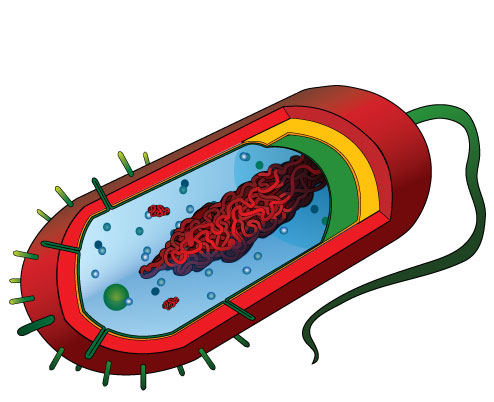
#> input picture common/figures/Average_prokaryote_cell.jpg, 494 x 402 px
$ jupyter execute --allow-errors 04-BasicSegmentation.ipynb   (shell and % lines are left out)
#> lines starting #> are read from the running program, lines starting #| are printed output that depends on the picture; after the words box and inside, x2 and y2 are one past the last pixel; in counts of white or black regions, pixels touching at a corner belong together
# ETHZ: 227-0966-00L
# Quantitative Big Imaging
# March 12, 2020

## Basic Segmentation and Discrete Binary Structures
### Part 1

### Anders Kaestner

# Lesson Outline
- Motivation
- Qualitative Approaches
- Thresholding
 - Other types of images
 - Selecting a good threshold
- Implementation
- Morphology
- Contouring / Mask Creation

### Applications

<table>
    <tr>
        <td>

- Simple two-phase materials (bone, cells, etc)
  - Beyond 1 channel of depth
- Multiple phase materials
- Filling holes in materials
- Segmenting Fossils
- Attempting to segment the cortex in brain imaging

</td>
<td>
<figure>


        <figcaption>The cortex in brain imaging</figcaption>
</figure>
</td></tr></table>

# Literature / Useful References

- John C. Russ, “The Image Processing Handbook”,(Boca Raton, CRC Press)
 - Available [online](http://dx.doi.org/10.1201/9780203881095) within domain ethz.ch (or proxy.ethz.ch / public VPN)

### Models / ROC Curves

- [Julia Evans - Recalling with Precision](https://www.youtube.com/watch?v=ryZL4XNUmwo)
- [Stripe's Next Top Model](https://github.com/stripe/topmodel)

# Motivation:  Why do we do imaging experiments?

## Exploratory
 - To visually, qualitatively examine samples and differences between them
 - No prior knowledge or expectations

## To test a hypothesis
Quantitative assessment coupled with statistical analysis
 - Does temperature affect bubble size?
 - Is this gene important for cell shape and thus mechanosensation in bone?
 - Does higher canal volume make bones weaker?
 - Does the granule shape affect battery life expectancy?

## What we are looking at?


## What we get from the imaging modality

[cell 1]
from skimage.io import imread
from skimage.color import rgb2gray
import matplotlib.pyplot as plt
dkimg = imread("../common/figures/Average_prokaryote_cell.jpg")
#> dkimg is the input picture: shape (402, 494, 3); mean R, G, B 204, 187.1, 185.6
plt.matshow(rgb2gray(dkimg), cmap = 'bone')

# To test a hypothesis

We perform an experiment bone to see how big the cells are inside the tissue:


$$\downarrow$$


### <center>2560 x 2560 x 2160 x 32 bit = 56GB / sample</center>

<center>Filtering and Preprocessing!  </center>

$$\downarrow$$

### <center>20h of computer time later ...</center>

<center>Still 56GB of data, but less noisy</center>

<div class="alert alert-block alert-warning">
<center>

### Way too much data, we need to reduce

</center>
</div>

# What did we want in the first place?

### *Single numbers*:
* volume fraction,
* cell count,
* average cell stretch,
* cell volume variability

# Why do we perform segmentation?

- In model-based analysis every step we peform, simple or complicated is related to an underlying model of the system we are dealing with
- [_Occam's Razor_](http://en.wikipedia.org/wiki/Occams_Razor) is very important here : The simplest solution is usually the right one
 - Bayesian, neural networks optimized using genetic algorithms with Fuzzy logic has a much larger parameter space to explore, establish sensitivity in, and must perform much better and be tested much more thoroughly than thresholding to be justified.
 - We will cover some of these techniques in the next 2 lectures since they can be very powerful particularly with unknown data

# Review: Filtering and Image Enhancement (last week)

This was a noise process which was added to otherwise clean imaging data

<center></center>

$$ I_{measured}(x,y) = I_{sample}(x,y) + \text{Noise}(x,y) $$

- What would the perfect filter be

$$ \textit{Filter} \ast I_{sample}(x,y) = I_{sample}(x,y) $$
 $$ \textit{Filter} \ast \text{Noise}(x,y) = 0 $$
 $$ \textit{Filter} \ast I_{measured}(x,y) = \textit{Filter} \ast I_{real}(x,y) + \textit{Filter}\ast \text{Noise}(x,y) \rightarrow \bf I_{sample}(x,y) $$

<div class="alert alert-block alert-success">

What __most filters__ end up doing
$$ \textit{Filter} \ast I_{measured}(x,y) = 90\%  I_{real}(x,y) + 10\% \text{Noise}(x,y) $$

</div>

<div class="alert alert-block alert-danger">

What __bad filters__ do
$$ \textit{Filter} \ast I_{measured}(x,y) = 10\% I_{real}(x,y) + 90\% \text{Noise}(x,y) $$

</div>

# Qualitative Metrics: What did people use to do?
- What comes out of our detector / enhancement process

[cell 2]
from skimage.io import imread
from skimage.color import rgb2gray
import matplotlib.pyplot as plt
dkimg = rgb2gray(imread("../common/figures/Average_prokaryote_cell.jpg"))
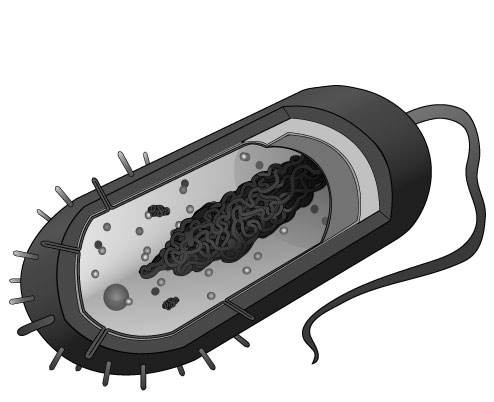
#> dkimg: shape (402, 494) float64; min 0, max 1, mean 0.747
fig, (ax_hist, ax_img) = plt.subplots(1, 2, figsize = (12,3))

ax_hist.hist(dkimg.ravel())
ax_hist.set_xlabel('Absorption Coefficient')
ax_hist.set_ylabel('Pixel Count')

m_show_obj = ax_img.matshow(dkimg, cmap = 'bone')
cb_obj = plt.colorbar(m_show_obj)
cb_obj.set_label('Absorption Coefficient')

### Identify objects by eye
 - Count, describe qualitatively: "many little cilia on surface", "long curly flaggelum", "elongated nuclear structure"

### Morphometrics
 - Trace the outline of the object (or sub-structures)
 - Can calculate the area by using equal-weight-paper
 - Employing the "[cut-and-weigh](http://ion.chem.usu.edu/~sbialkow/Classes/361/GC/GC.html)" method

# Segmentation Approaches

They match up well to the world view / perspective

## Segmentation approaches

<table>
<tr><th>
Model-Based
</th>
<th>
Machine Learning Approach
</th></tr>
<tr><td>
Experimentalist
</td>
<td>
Computer Vision / Deep Learning
</td></tr>
<tr><td valign="top">

Problem-driven
 - Top-down
 - _Reality_ Model-based

</td><td valign="top">
Results-driven
</td></tr>
</table>

# Model-based Analysis

- Many different imaging modalities <br/>( $\mu \textrm{CT}$ to MRI to Confocal to Light-field to AFM).
- Similarities in underlying equations
 - different coefficients, units, and mechanism

$$ I_{measured}(\vec{x}) = F_{system}(I_{stimulus}(\vec{x}),S_{sample}(\vec{x})) $$

# Direct Imaging (simple)

In many setups there is un-even illumination caused by incorrectly adjusted equipment and fluctations in power and setups

$$\begin{eqnarray}
F_{system}(a,b) &=& a*b \\
I_{stimulus} &=& \textrm{Beam}_{profile} \\
S_{system} &=&\alpha(\vec{x}) \\
\longrightarrow \alpha(\vec{x})&=&\frac{I_{measured}(\vec{x})}{\textrm{Beam}_{profile}(\vec{x})}
\end{eqnarray}$$

[cell 3]
from skimage.io import imread
from skimage.color import rgb2gray
import matplotlib.pyplot as plt
from skimage.morphology import disk
from scipy.ndimage import zoom
import numpy as np

cell_img = 1-rgb2gray(imread("../common/figures/Average_prokaryote_cell.jpg"))
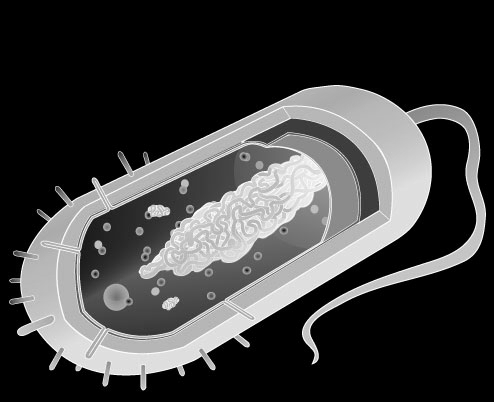
#> cell_img: shape (402, 494) float64; min 0, max 1, mean 0.253
s_beam_img = np.pad(disk(2)/1.0, [[1,1], [1,1]], mode = 'constant', constant_values = 0.2)
beam_img = zoom(s_beam_img,
                [cell_img.shape[0]/7.0, cell_img.shape[1]/7.0])

fig, (ax_beam, ax_img, ax_det) = plt.subplots(1, 3, figsize = (12,4))

ax_beam.imshow(beam_img,
               cmap = 'viridis')
ax_beam.set_title('Beam Profile')

ax_img.imshow(cell_img,
              cmap = 'viridis')
ax_img.set_title('Sample Profile')

ax_det.imshow(cell_img*beam_img,
              cmap = 'viridis')
ax_det.set_title('Detector');

[cell 4]
fig, (ax_prof) = plt.subplots(1, 1, figsize = (12,4))

ax_prof.plot(beam_img[beam_img.shape[0]//2], label = 'Beam Profile')
ax_prof.plot(cell_img[beam_img.shape[0]//2], label = 'Sample Image')
ax_prof.plot((cell_img*beam_img)[beam_img.shape[0]//2], label = 'Detector')
ax_prof.set_ylabel('Intensity')
ax_prof.set_xlabel('Pixel Position')
# make an interactive plot
import plotly.offline as py
import plotly.tools as tls
py.init_notebook_mode()
py.iplot(tls.mpl_to_plotly(fig))

## Inhomogeneous illumination
- Frequently there is a fall-off of the beam away from the center (as is the case of a Gaussian beam which frequently shows up for laser systems).

- This can make extracting detail away from the center

[cell 5]
fig, ax1 = plt.subplots(1,1, figsize = (8,8))
ax1.matshow(cell_img*beam_img,
              cmap = 'viridis');

# Absorption Imaging (X-ray, Ultrasound, Optical)

#### For absorption/attenuation imaging $\rightarrow$ [Beer-Lambert Law](http://en.wikipedia.org/wiki/Attenuation_coefficient)
 $$ I_{detector} = \underbrace{I_{source}}_{I_{stimulus}}\underbrace{\exp(-\alpha d)}_{S_{sample}} $$

Different components have a different $\alpha$ based on the strength of the interaction between the light and the chemical / nuclear structure of the material

$$\begin{eqnarray}
I_{sample}(x,y) &=& I_{source}\exp(-\alpha(x,y) d) \\
\\
\alpha &=& f(N,Z,\sigma,\cdots)
\end{eqnarray}$$

#### For segmentation this model is:
 - there are 2 (or more) distinct components that make up the image
 - these components are distinguishable by their values (or vectors, colors, tensors, ...)

[cell 6]
import matplotlib.pyplot as plt
import numpy as np
import pandas as pd

I_source = 1.0
d = 1.0
alpha_1 = np.random.normal(1, 0.25, size = 100)
alpha_2 = np.random.normal(2, 0.25, size = 100)
alpha_3 = np.random.normal(3, 0.5, size = 100)

abs_df = pd.DataFrame([dict(alpha = c_x, material = c_mat) for c_vec, c_mat in zip([alpha_1, alpha_2, alpha_3],
                       ['material 1', 'material 2', 'material 3']) for c_x in c_vec])
abs_df['I_detector'] = I_source*np.exp(-abs_df['alpha']*d)

fig, ((ax1, ax2), (ax3, ax4)) = plt.subplots(2,2, figsize = (12, 8))
for c_mat, c_df in abs_df.groupby('material'):
    ax1.scatter(x = c_df['alpha'],
                y = c_df['I_detector'],
                label = c_mat)
    ax3.hist(c_df['alpha'], alpha = 0.5, label = c_mat)
    ax2.hist(c_df['I_detector'],  alpha = 0.5, label = c_mat, orientation="horizontal")
ax1.set_xlabel('$\\alpha(x,y)$', fontsize = 15)
ax1.set_ylabel('$I_{detector}$', fontsize = 18)
ax1.legend()
ax2.legend()
ax3.legend(loc = 0)

ax4.axis('off');

# Example Mammography
Mammographic imaging is an area where model-based absorption imaging is problematic. Even if we assume a constant illumination (_rarely_ the case),

$$\begin{eqnarray}
I_{detector} &=& \underbrace{I_{source}}_{I_{stimulus}}\underbrace{\exp(-\alpha d)}_{S_{sample}} \\
&\downarrow& \\
I_{detector} &=& \exp(-\alpha(x,y) d(x,y)) \\
&\downarrow& \\
I_{detector} &=& \exp\left(-\int_{0}^{l}\alpha(x,y, z) dz\right)
\end{eqnarray}$$

Specifically the problem is related to the inability to separate the $\alpha$ and $d$ terms.

We model a basic breast volume as a half sphere with a constant absorption factor:
$$\alpha(x,y,z) = 1e-2$$

$\rightarrow$ The $\int$ then turns into a $\Sigma$ in discrete space
- Air
- Breast tissue

[cell 7]
import matplotlib.pyplot as plt
import numpy as np
from skimage.morphology import ball

breast_mask = ball(50)[:,50:]

# just for 3d rendering, don't worry about it
import plotly.offline as py
from plotly.figure_factory import create_trisurf
py.init_notebook_mode()
from skimage.measure import marching_cubes_lewiner
vertices, simplices, _, _ = marching_cubes_lewiner(breast_mask>0)
x,y,z = zip(*vertices)
fig = create_trisurf(x=x,
                        y=y,
                        z=z,
                        plot_edges=False,
                        simplices=simplices,
                        title="Breast Phantom")
py.iplot(fig)

[cell 8]
breast_alpha = 1e-2
breast_vol = breast_alpha*breast_mask
i_detector = np.exp(-np.sum(breast_vol,2))

fig, (ax_hist, ax_breast) = plt.subplots(1, 2, figsize = (20,8))

b_img_obj = ax_breast.imshow(i_detector, cmap = 'bone_r')
plt.colorbar(b_img_obj)

ax_hist.hist(i_detector.flatten())
ax_hist.set_xlabel('$I_{detector}$')
ax_hist.set_ylabel('Pixel Count');

If we know that $\alpha$ is constant we can reconstruct d from the image
$$ d = -\log(I_{detector})$$

[cell 9]
breast_thickness = -np.log(i_detector)/breast_alpha
fig, (ax_hist, ax_breast) = plt.subplots(1, 2, figsize = (12,5))

b_img_obj = ax_breast.imshow(breast_thickness, cmap = 'bone')
plt.colorbar(b_img_obj)

ax_hist.hist(breast_thickness.flatten())
ax_hist.set_xlabel('Breast Thickness ($d$) [Pixels]')
ax_hist.set_ylabel('Pixel Count');

[cell 10]
from mpl_toolkits.mplot3d import Axes3D
fig = plt.figure(figsize = (8, 4), dpi = 200)
#> (the rest of this cell did not finish here and is left out)

## What if $\alpha$ is not constant?
We run into problems when the $\alpha$ is no longer constant.

- For example if we place a dark lump in the center of the breast.

- It is __impossible__ to tell if the breast is _thicker_ or if the lump inside is _denser_.

For the lump below we can see on the individual slices of the sample that the lesion appears quite clearly and is very strangely shaped.

[cell 11]
breast_vol = breast_alpha*breast_mask
renorm_slice = np.sum(breast_mask[10:40, 0:25], 2)/np.sum(breast_mask[30, 10])
breast_vol[10:40, 0:25] /= np.stack([renorm_slice]*breast_vol.shape[2],-1)

from skimage.util import montage as montage2d
fig, ax1 = plt.subplots(1,1, figsize = (12, 12))
ax1.imshow(montage2d(breast_vol.swapaxes(0,2).swapaxes(1,2)[::3]),
           cmap = 'bone', vmin = breast_alpha*.8, vmax = breast_alpha*1.2)

When we make the projection and apply Beer's Law we see that it appears as a relatively constant region in the image

[cell 12]
i_detector = np.exp(-np.sum(breast_vol,2))

fig, (ax_hist, ax_breast) = plt.subplots(1, 2, figsize = (20,8))

b_img_obj = ax_breast.imshow(i_detector, cmap = 'bone_r')
plt.colorbar(b_img_obj)

ax_hist.hist(i_detector.flatten())
ax_hist.set_xlabel('$I_{detector}$')
ax_hist.set_ylabel('Pixel Count');

## It appears as a flat constant region in the thickness reconstruction.

So we fundamentally from this single image cannot answer:
- is the breast oddly shaped?
- or does it have an possible tumor inside of it?

[cell 13]
breast_thickness = -np.log(i_detector)/1e-2
fig, (ax_hist, ax_breast) = plt.subplots(1, 2, figsize = (12,5))

b_img_obj = ax_breast.imshow(breast_thickness, cmap = 'bone')
plt.colorbar(b_img_obj)

ax_hist.hist(breast_thickness.flatten())
ax_hist.set_xlabel('Breast Thickness ($d$)\nIn Pixels')
ax_hist.set_ylabel('Pixel Count');
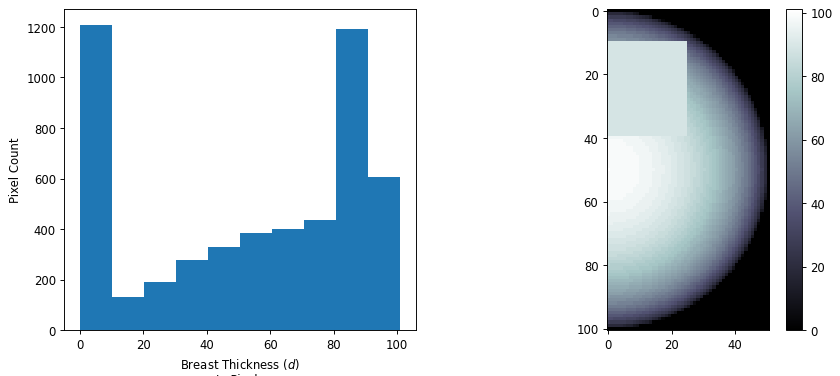
#> figure drawn by matplotlib, 3 panels; panel 1: tallest bar 1209 high, from x = -8.88e-16 to 10.1

[cell 14]
from mpl_toolkits.mplot3d import Axes3D
fig = plt.figure(figsize = (8, 4), dpi = 200)
#> (the rest of this cell did not finish here and is left out)

# Where does segmentation get us?

We convert a decimal value or something even more complicated like
- 3 values for RGB images,
- a spectrum for hyperspectral imaging,
- or a vector / tensor in a mechanical stress field

To a single, discrete value:
- usually true or false,
- but for images with phases it would be each phase, e.g. bone, air, cellular tissue.

__2560 x 2560 x 2160 x 32 bit = 56GB / sample__ $\rightarrow$ 2560 x 2560 x 2160 x **1 bit** = 1.75GB / sample

# Basic segmentation: Applying a threshold to an image
Start out with a simple image of a cross with added noise
$$ I(x,y) = f(x,y) $$

[cell 15]
import matplotlib.pyplot as plt
import numpy as np
import pandas as pd

nx = 5
ny = 5
xx, yy = np.meshgrid(np.arange(-nx, nx+1)/nx*2*np.pi,
                      np.arange(-ny, ny+1)/ny*2*np.pi)
cross_im = 1.5*np.abs(np.cos(xx*yy))/(np.abs(xx*yy)+(3*np.pi/nx))+np.random.uniform(-0.25, 0.25, size = xx.shape)
plt.matshow(cross_im, cmap = 'hot')
plt.colorbar()
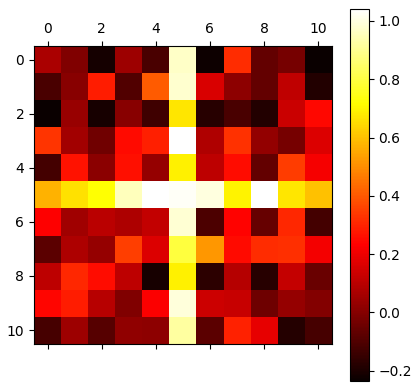
#> figure drawn by matplotlib, 2 panels

The intensity can be described with a probability density function
$$ P_f(x,y) $$

[cell 16]
fig, ax1 = plt.subplots(1,1)
ax1.hist(cross_im.ravel(), 20)
ax1.set_title('$P_f(x,y)$')
ax1.set_xlabel('Intensity')
ax1.set_ylabel('Pixel Count');
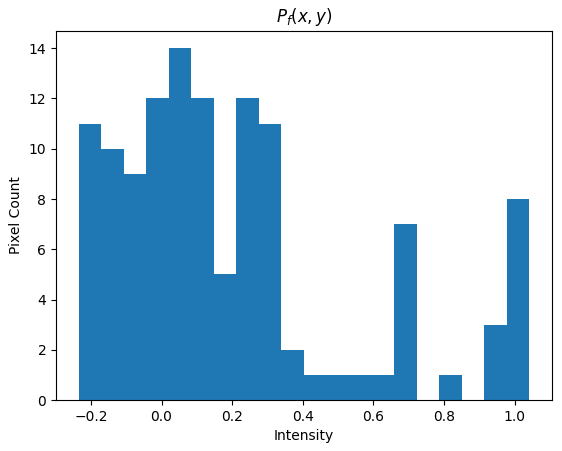
#> figure drawn by matplotlib, 1 panel; tallest bar 14 high, from x = 0.0205 to 0.0843

# Applying a threshold to an image

By examining the image and probability distribution function, we can _deduce_ that the underyling model is a whitish phase that makes up the cross and the darkish background

Applying the threshold is a deceptively simple operation

$$ I(x,y) =
\begin{cases}
1, & f(x,y)\geq0.40 \\
0, & f(x,y)<0.40
\end{cases}$$

[cell 17]
threshold = 0.4
fig, ax1 = plt.subplots(1,1)
ax1.imshow(cross_im, cmap = 'hot', extent = [xx.min(), xx.max(), yy.min(), yy.max()])
thresh_img = cross_im > threshold

ax1.plot(xx[np.where(thresh_img)],
        yy[np.where(thresh_img)],
         'ks',
           markerfacecolor = 'green',
           alpha = 0.5,
         label = 'threshold',
         markersize = 20
           )
ax1.legend();
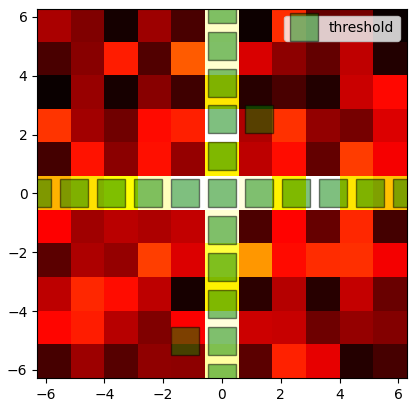
#> figure drawn by matplotlib, 1 panel

# Various Thresholds
We can see the effect of choosing various thresholds

[cell 18]
fig, m_axs = plt.subplots(2,3,
                          figsize = (15, 8))
for c_thresh, ax1 in zip(np.linspace(0.1, 0.9, 6), m_axs.flatten()):

    ax1.imshow(cross_im,
               cmap = 'bone',
               extent = [xx.min(), xx.max(), yy.min(), yy.max()])
    thresh_img = cross_im > c_thresh

    ax1.plot(xx[np.where(thresh_img)], yy[np.where(thresh_img)], 'rs', alpha = 0.5, label = 'img>%2.2f' % c_thresh, markersize = 20)
    ax1.legend(loc = 1);
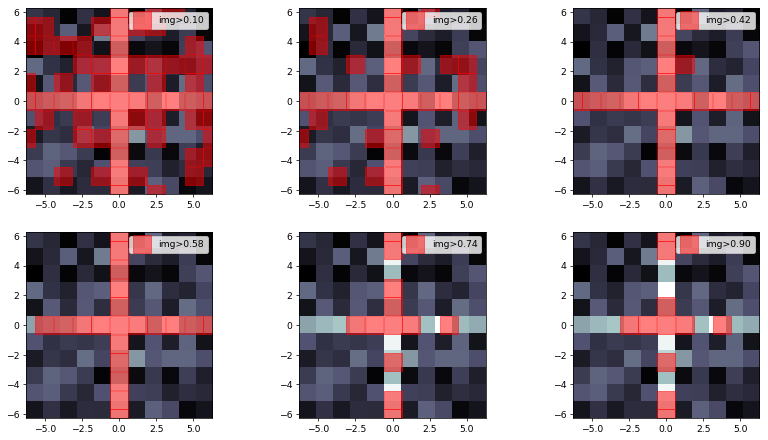
#> figure drawn by matplotlib, 6 panels

# Segmenting Cells

- We can peform the same sort of analysis with this image of cells
- This time we can derive the model from the basic physics of the system
 - The field is illuminated by white light of nearly uniform brightness
 - Cells absorb light causing darker regions to appear in the image
 - _Lighter_ regions have no cells
 - __Darker__ regions have cells

[cell 19]
from skimage.io import imread
from skimage.color import rgb2gray
import matplotlib.pyplot as plt
import numpy as np
cell_img = rgb2gray(imread("../common/figures/Cell_Colony.jpg"))
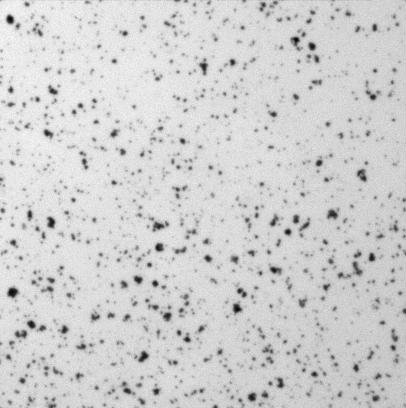
#> input picture common/figures/Cell_Colony.jpg, 406 x 408 px
#> cell_img is the input picture: shape (408, 406); min 1, max 253, mean 207.8
fig, (ax_hist, ax_img) = plt.subplots(1, 2, figsize = (15,6))
ax_hist.hist(cell_img.ravel(), np.arange(255))
ax_obj = ax_img.matshow(cell_img, cmap = 'bone')
plt.colorbar(ax_obj);
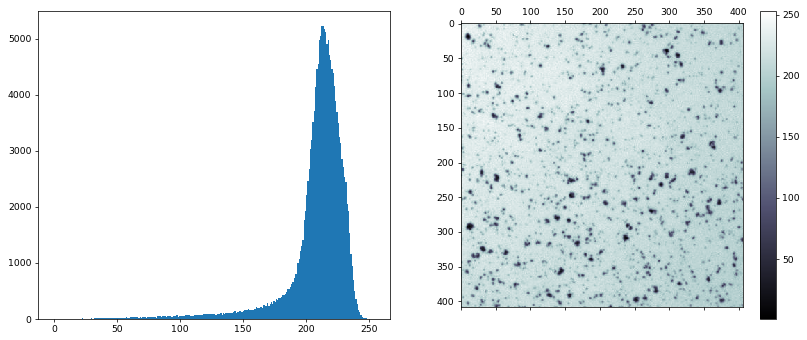
#> figure drawn by matplotlib, 3 panels

[cell 20]
from skimage.color import label2rgb
fig, m_axs = plt.subplots(2,3,
                          figsize = (15, 8), dpi = 200)
for c_thresh, ax1 in zip(np.linspace(100, 200, 6),
                         m_axs.flatten()):
    thresh_img = cell_img < c_thresh

    ax1.imshow(label2rgb(thresh_img, image = 1-cell_img, bg_label = 0, alpha = 0.4))

    ax1.set_title('img<%2.2f' % c_thresh)
#> this loop made 6 passes
#> pass 1, `thresh_img = cell_img < c_thresh`:
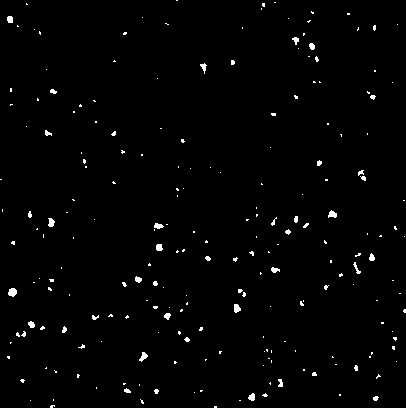
#> thresh_img: shape (408, 406) bool; 1.3% white; 217 white regions (181 under 20 px), largest, box (x1, y1, x2, y2) and area: (8, 288, 17, 297) 61, (328, 210, 337, 218) 48, (234, 304, 241, 313) 48
#> (the rest of the program and of its run is left out)
